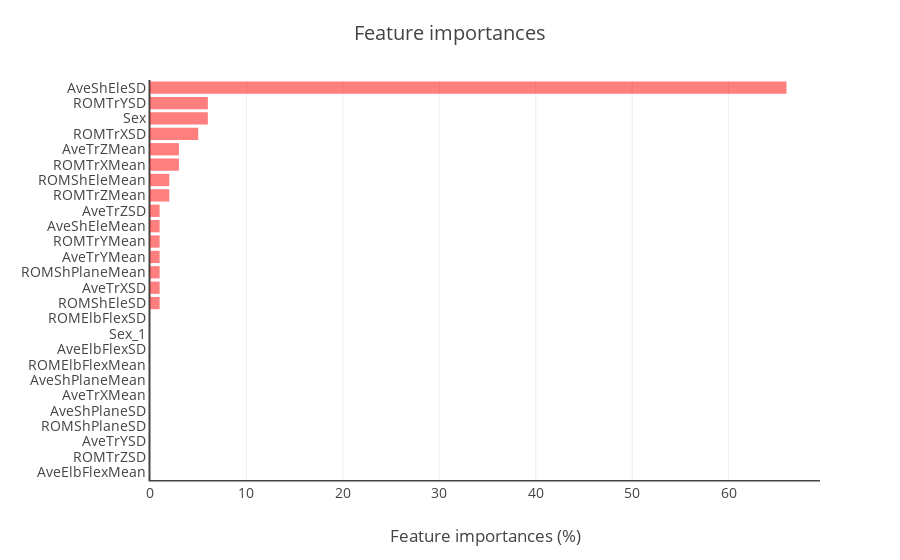

Notebook cell for this chart:
### Code cell
# update col_names given one hot encoding
if col_names.shape[0] == 25:
    feature_names = col_names.copy()
    feature_names[-1] = 'Sex_0'
    feature_names = np.append(col_names, 'Sex_1')

importances = final_model.named_steps['classifier'].feature_importances_ * 100

f = plot_feature_importances(importances, feature_names)
py.iplot(f, filename='fatigue/feature_importances')

### Figure 1 — Plotly figure (JSON) as saved in the notebook; plotly's stock layout.template omitted (floating-point values rounded to 4 significant figures)
{"data": [{"marker": {"color": "red"}, "opacity": 0.5, "orientation": "h", "type": "bar", "x": [0, 0, 0, 0, 0, 0, 0, 0, 0, 0, 0, 1, 1, 1, 1, 1, 1, 1, 2, 2, 3, 3, 5, 6, 6, 66], "y": ["AveElbFlexMean", "ROMTrZSD", "AveTrYSD", "ROMShPlaneSD", "AveShPlaneSD", "AveTrXMean", "AveShPlaneMean", "ROMElbFlexMean", "AveElbFlexSD", "Sex_1", "ROMElbFlexSD", "ROMShEleSD", "AveTrXSD", "ROMShPlaneMean", "AveTrYMean", "ROMTrYMean", "AveShEleMean", "AveTrZSD", "ROMTrZMean", "ROMShEleMean", "ROMTrXMean", "AveTrZMean", "ROMTrXSD", "Sex", "ROMTrYSD", "AveShEleSD"]}], "layout": {"font": {"size": 14}, "hovermode": "closest", "margin": {"b": 80, "l": 150, "pad": 0, "r": 80, "t": 80}, "title": "Feature importances", "xaxis": {"linewidth": 1.5, "showline": true, "title": "Feature importances (%)"}, "yaxis": {"linewidth": 1.5, "nticks": 26, "showline": true}}}
